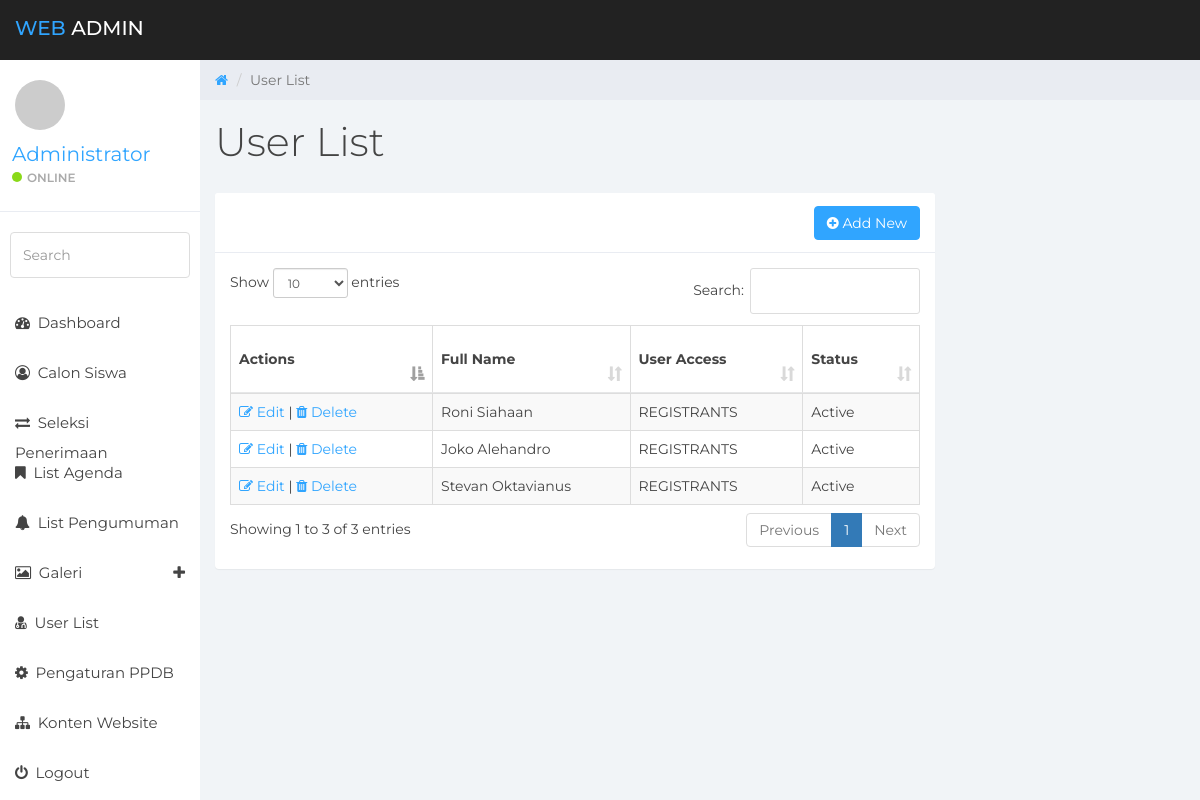
The page /sysadmin/?page=user-list (signed in) on the database its author committed.
### tables this page shows
CREATE TABLE `users` (
  `user_id` int(11) NOT NULL,
  `user_keyname` varchar(50) NOT NULL,
  `user_keypass` varchar(64) NOT NULL,
  `user_fullname` varchar(100) NOT NULL,
  `user_email` varchar(100) NOT NULL,
  `role_id` int(5) NOT NULL,
  `user_status` int(2) NOT NULL
);

CREATE TABLE `users_role` (
  `role_id` int(2) NOT NULL,
  `role_name` varchar(15) NOT NULL
);

### includes/constants.php (called while the page is built, shortened)
<?php
$baseurl = "http://".$_SERVER['HTTP_HOST'].str_replace(basename($_SERVER['SCRIPT_NAME']),"",$_SERVER['SCRIPT_NAME']);
?>

### includes/class.db.php (called while the page is built, shortened)
<?php
class DB
{
    private $link = null;
    static $inst = null;
    public function __construct()
    {
        try {
            $this->link = new mysqli( DB_HOST, DB_USER, DB_PASS, DB_NAME );
            $this->link->set_charset( "utf8" );
        } catch ( Exception $e ) {
            die( 'Unable to connect to database' );
        }
    }
    public function get_results( $query, $object = false )
    {
        $results = $this->link->query( $query );
        if( $this->link->error )
        {
            $this->log_db_errors( $this->link->error, $query );
            return false;
        }
        else
        {
            $row = array();
            while( $r = ( !$object ) ? $results->fetch_assoc() : $results->fetch_object() )
            {
                $row[] = $r;
            }
            return $row;
        }
    }
    static function getInstance()
    {
        if( self::$inst == null )
        {
            self::$inst = new DB();
        }
        return self::$inst;
    }
}

### sysadmin/modules/users/v_list.php (the view, shortened to what this page needs)
<?php
$pagetitle = "User List";
$act = "modules/users/do_task.php";
$getpage = "user-list";
$getact = htmlspecialchars($_GET["act"], ENT_QUOTES, 'UTF-8');
?>
<div class="row">
    <ol class="breadcrumb">
        <li><a href="<?php echo $baseurl;?>">
            <em class="fa fa-home"></em>
        </a></li>
        <li class="active"><?php echo $pagetitle;?></li>
    </ol>
</div>
<div class="row">
    <div class="col-lg-12">
        <h1 class="page-header"><?php echo $pagetitle;?></h1>
    </div>
</div>
<?php
switch($getact){
    default:
?>
<div class="row">
    <div class="col-lg-9">
        <div class="panel panel-default">
            <div class="panel-heading">
                <span class="pull-right"><button class="btn btn-primary" onclick="location.href='?page=<?php echo $getpage; ?>&act=add';"><i class="fa fa-plus-circle"></i> Add New</button> </span>
            </div>
            <div class="panel-body">
                <table id="example" class="table table-striped table-bordered" style="width:100%">
                    <thead>
                        <tr>
                            <th>Actions</th>
                            <th>Full Name</th>
                            <th>User Access</th>
                            <th>Status</th>
                        </tr>
                    </thead>
                    <tbody>
                        <?php
                            $query = "SELECT u.user_keyname, u.user_fullname, ul.role_name, u.user_status "
                                    . "FROM users AS u INNER JOIN users_role AS ul ON u.role_id = ul.role_id "
                                    . "WHERE u.role_id <> 1";
                            $results = $database->get_results( $query );
                            foreach( $results as $row )
                            {
                                echo "<tr>";
                                    echo "<td>
                                            <a href='?page=$getpage&act=edit&key=$row[user_keyname]'><i class='fa fa-edit'></i> Edit</a> |
                                            <a href='$act?page=$getpage&act=delete&key=$row[user_keyname]'><i class='fa fa-trash'></i> Delete</a>
                                        </td>";
                                    echo "<td>$row[user_fullname]</td>";
                                    echo "<td>". strtoupper($row[role_name]) ."</td>";
                                    echo "<td>".$status = $row[user_status] == 1 ? 'Active':'Non Active'."</td>";
                                echo "</tr>";
                            }
                        ?>
                    </tbody>
                </table>
            </div>
        </div>
    </div>
</div>
<?php
break;
?>
<?php
}
?>

### sysadmin/assets/css/styles.css (style rules this page uses)
body { background: #f1f4f7; padding-top: 60px; font-size: 14px; color: #444444; font-family: "Montserrat", "Helvetica Neue", Helvetica, Arial, sans-serif; }
a, a:hover, a:focus { color: #30a5ff; }
h1, h2, h3, h4, h5, h6 { color: #444444; }
h1 { font-weight: 300; font-size: 40px; }
.btn-primary, .btn-primary:hover, .btn-primary:focus, .btn-primary:active, .btn-primary.active, .open > .dropdown-toggle.btn-primary, .btn-primary.disabled, .btn-primary[disabled], fieldset[disabled] .btn-primary, .btn-primary.disabled:hover, .btn-primary[disabled]:hover, fieldset[disabled] .btn-primary:hover, .btn-primary.disabled:focus, .btn-primary[disabled]:focus, fieldset[disabled] .btn-primary:focus, .btn-primary.disabled:active, .btn-primary[disabled]:active, fieldset[disabled] .btn-primary:active, .btn-primary.disabled.active, .btn-primary[disabled].active, fieldset[disabled] .btn-primary.active { background-color: #30a5ff; border-color: #30a5ff; }
.panel { border: 0; }
.panel-heading { font-size: 20px; font-weight: 300; letter-spacing: 0.025em; height: 60px; line-height: 38px; }
.panel-default .panel-heading { background: #fff; border-bottom: 1px solid #e9ecf2; color: #444444; }
.panel-heading span { margin: 0px; font-size: 14px; }
.breadcrumb { border-radius: 0; padding: 10px 15px 10px 15px; background: #e9ecf2; margin: 0; }
h1.page-header { margin-top: 20px; border-bottom: 0; }
.table { background: #fff; }
.table > thead > tr > th { border-bottom: 1px solid #e6e7e8; vertical-align: middle; height: 50px; }

### rows shown on the page
users: user_fullname "Roni Siahaan", role.role_name "REGISTRANTS", user_status "Active"
users: user_fullname "Joko Alehandro", role.role_name "REGISTRANTS", user_status "Active"
users: user_fullname "Stevan Oktavianus", role.role_name "REGISTRANTS", user_status "Active"

### other values the page prints
$_SESSION['vName'] "Administrator"
$pagetitle "User List"
